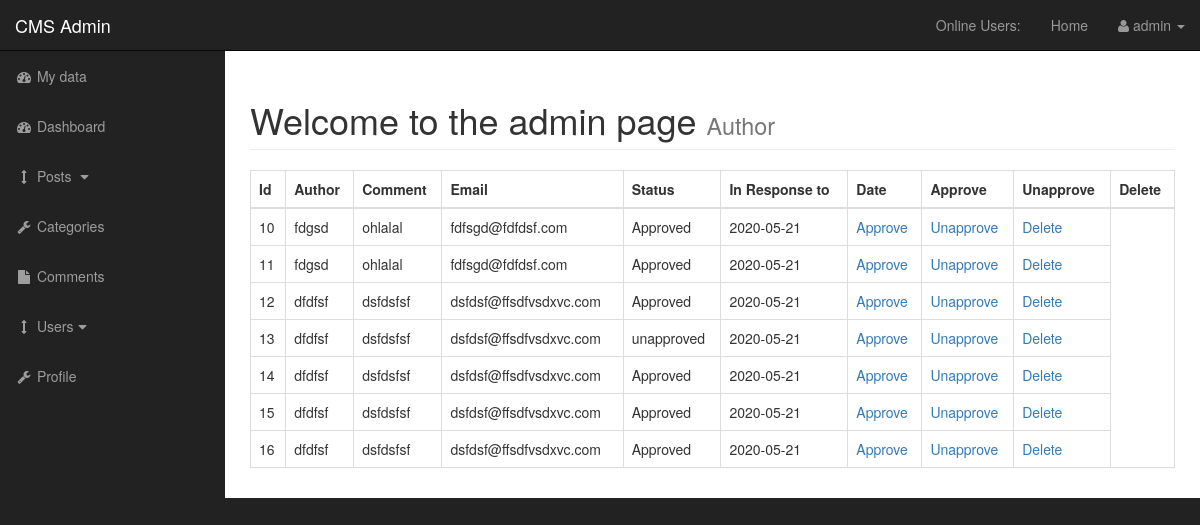
The page /admin/post_comments.php?id=13 (signed in) on the database its author committed.
### tables this page shows
CREATE TABLE `comments` (
  `comment_id` int(3) NOT NULL,
  `comment_post_id` int(3) NOT NULL,
  `comment_author` varchar(255) NOT NULL,
  `comment_email` varchar(255) NOT NULL,
  `comment_content` text NOT NULL,
  `comment_status` varchar(255) NOT NULL,
  `comment_date` date NOT NULL
);

### admin/post_comments.php (the view, shortened to what this page needs)
<?php include "includes/admin_header.php"; ?>
<?php include "functions.php"; ?>
    <div id="wrapper">
        <?php include "includes/admin_navigation.php" ?>
        <div id="page-wrapper">
            <div class="container-fluid">
                <div class="row">
                    <div class="col-lg-12">
                        <h1 class="page-header">
                            Welcome to the admin page
                            <small>Author</small>
                        </h1>
<table class="table table-bordered table-hover">
                            <thead>
                                <tr>
                                    <th>Id</th>
                                    <th>Author</th>
                                    <th>Comment</th>
                                    <th>Email</th>
                                    <th>Status</th>
                                    <th>In Response to</th>
                                    <th>Date</th>
                                    <th>Approve</th>
                                    <th>Unapprove</th>
                                    <th>Delete</th>
                                </tr>
                            </thead>
                            <tbody>
                            <?php
                                $query_comments_admin = "SELECT * FROM comments WHERE comment_post_id= '$_GET[id]'";
                                $select_comments_admin = $bdd->prepare($query_comments_admin);
                                $select_comments_admin->execute();
                                while($row = $select_comments_admin->fetch(PDO::FETCH_ASSOC)){
                                    $comment_id = $row['comment_id'];
                                    $comment_author = $row['comment_author'];
                                    $comment_content = $row['comment_content'];
                                    $comment_email = $row['comment_email'];
                                    $comment_status = $row['comment_status'];
                                    $comment_date = $row['comment_date'];
                                    echo "<tr>";
                                        echo "<td>$comment_id</td>";
                                        echo "<td>$comment_author</td>";
                                        echo "<td>$comment_content</td>";
                                        echo "<td>$comment_email</td>";
                                        echo "<td>$comment_status</td>";
                                        echo "<td>$comment_date</td>";
                                        echo "<td><a href='post_comments.php?approve={$comment_id}&id=".$_GET['id']."'>Approve</a></td>";
                                        echo "<td><a href='post_comments.php?unapprove={$comment_id}&id=".$_GET['id']."'>Unapprove</a></td>";
                                        echo "<td><a href='post_comments.php?delete={$comment_id}&id=".$_GET['id']."'>Delete</a></td>";
                                    echo "</tr>";
                                }
                            ?>
                            </tbody>
                        </table>
</div>
                </div>
            </div>
        </div>
        <?php include "includes/admin_footer.php" ?>

### admin/css/sb-admin.css (style rules this page uses)
body { margin-top: 100px; background-color: #222; }
@media (min-width:768px) { body { margin-top: 50px; } }
#wrapper { padding-left: 0; }
#page-wrapper { width: 100%; padding: 0; background-color: #fff; }
@media (min-width:768px) { #wrapper { padding-left: 225px; } }
@media (min-width:768px) { #page-wrapper { padding: 10px; } }

### rows shown on the page
comments: comment_id "10", comment_author "fdgsd", comment_content "ohlalal", comment_email "fdfsgd@fdfdsf.com", comment_status "Approved", comment_date "2020-05-21"
comments: comment_id "11", comment_author "fdgsd", comment_content "ohlalal", comment_email "fdfsgd@fdfdsf.com", comment_status "Approved", comment_date "2020-05-21"
comments: comment_id "12", comment_author "dfdfsf", comment_content "dsfdsfsf", comment_email "dsfdsf@ffsdfvsdxvc.com", comment_status "Approved", comment_date "2020-05-21"
comments: comment_id "13", comment_author "dfdfsf", comment_content "dsfdsfsf", comment_email "dsfdsf@ffsdfvsdxvc.com", comment_status "unapproved", comment_date "2020-05-21"
comments: comment_id "14", comment_author "dfdfsf", comment_content "dsfdsfsf", comment_email "dsfdsf@ffsdfvsdxvc.com", comment_status "Approved", comment_date "2020-05-21"
comments: comment_id "15", comment_author "dfdfsf", comment_content "dsfdsfsf", comment_email "dsfdsf@ffsdfvsdxvc.com", comment_status "Approved", comment_date "2020-05-21"
comments: comment_id "16", comment_author "dfdfsf", comment_content "dsfdsfsf", comment_email "dsfdsf@ffsdfvsdxvc.com", comment_status "Approved", comment_date "2020-05-21"

### other values the page prints
$_SESSION['username'] "admin"
